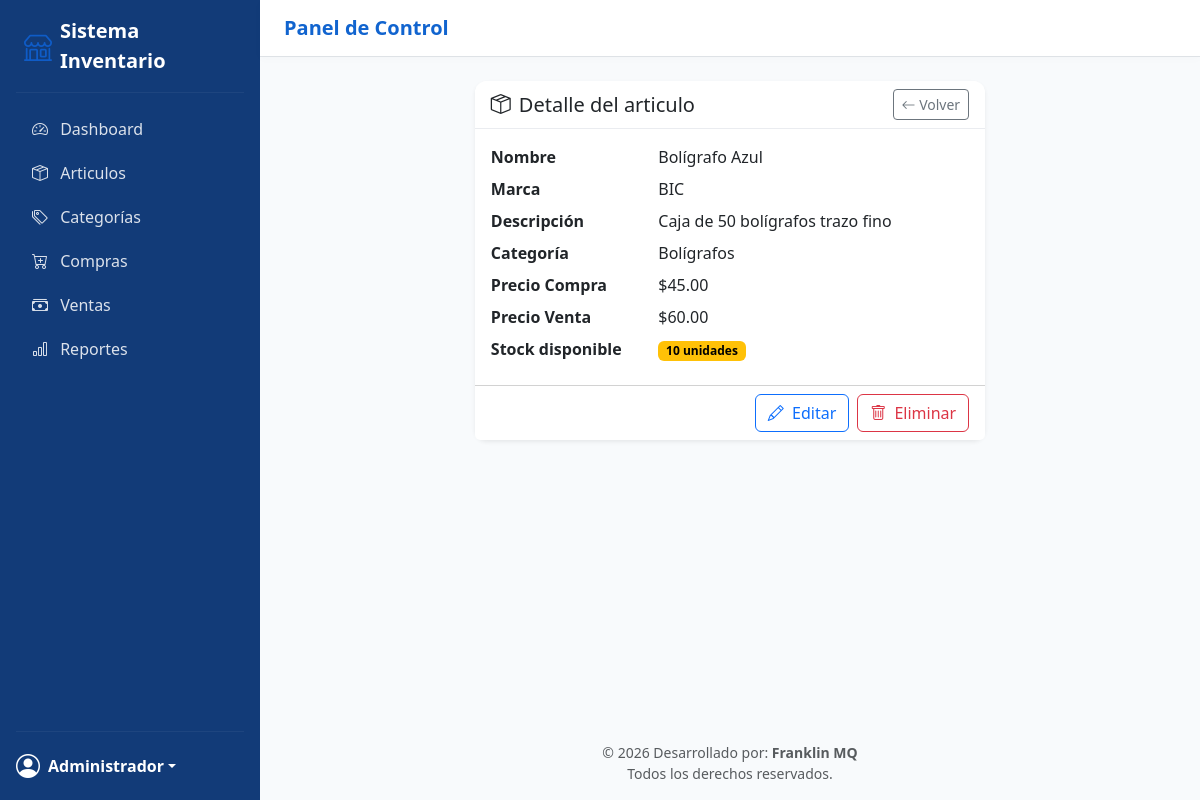
/index.php?action=articulo-ver&id=2 (signed in), run on the app's committed database.
### tables this page shows
CREATE TABLE articulos (
    id INT AUTO_INCREMENT PRIMARY KEY,
    nombre VARCHAR(200) NOT NULL,
    descripcion TEXT NULL,
    categoria_id INT NULL,
    precio_compra DECIMAL(10,2) NOT NULL DEFAULT 0,
    precio_venta DECIMAL(10,2) NOT NULL DEFAULT 0,
    stock INT NOT NULL DEFAULT 0,
    marca_id INT NULL,
    imagen VARCHAR(255) NULL,
    creado_en TIMESTAMP DEFAULT CURRENT_TIMESTAMP,
    FOREIGN KEY (categoria_id) REFERENCES categorias(id) ON DELETE SET NULL,
    FOREIGN KEY (marca_id) REFERENCES marcas(id) ON DELETE SET NULL
);

CREATE TABLE marcas (
    id INT AUTO_INCREMENT PRIMARY KEY,
    nombre VARCHAR(100) NOT NULL UNIQUE
);

CREATE TABLE categorias (
    id INT AUTO_INCREMENT PRIMARY KEY,
    nombre VARCHAR(100) NOT NULL,
    parent_id INT NULL,
    FOREIGN KEY (parent_id) REFERENCES categorias(id) ON DELETE SET NULL
);

### app/core/Controller.php (called while the page is built, shortened)
<?php
class Controller
{
    protected function render(string $view, array $data = []): void
    {
        extract($data);
        $viewPath = __DIR__ . "/../views/{$view}.php";
        require __DIR__ . '/../views/layout/header.php';
        require $viewPath;
        require __DIR__ . '/../views/layout/footer.php';
    }
}

### app/controllers/ArticuloController.php (called while the page is built, shortened)
<?php
require_once __DIR__ . '/../core/Controller.php';
require_once __DIR__ . '/../models/Articulo.php';
class ArticuloController extends Controller
{
    private Articulo $articuloModel;
    public function __construct()
    {
        $this->articuloModel  = new Articulo();
    }
    public function ver(): void
    {
        $id       = (int) ($_GET['id'] ?? 0);
        $articulo = $this->articuloModel->obtenerPorId($id);
        $this->render('articulos/show', ['articulo' => $articulo]);
    }
}

### app/config/database.php (called while the page is built)
<?php
return [
    'host'    => 'localhost',
    'dbname'  => 'libreria_inventario',
    'user'    => 'root',
    'pass'    => '',
    'charset' => 'utf8mb4',
];

### app/core/Database.php (called while the page is built)
<?php
class Database
{
    private static ?PDO $instance = null;
    public static function getConnection(): PDO
    {
        if (self::$instance === null) {
            $config = require __DIR__ . '/../config/database.php';
            $dsn = "mysql:host={$config['host']};dbname={$config['dbname']};charset={$config['charset']}";
            try {
                self::$instance = new PDO($dsn, $config['user'], $config['pass'], [
                    PDO::ATTR_ERRMODE            => PDO::ERRMODE_EXCEPTION,
                    PDO::ATTR_DEFAULT_FETCH_MODE => PDO::FETCH_ASSOC,
                    PDO::ATTR_EMULATE_PREPARES   => false,
                ]);
            } catch (PDOException $e) {
                die('Error de conexión a la base de datos: ' . $e->getMessage());
            }
        }
        return self::$instance;
    }
}

### app/models/Articulo.php (called while the page is built, shortened)
<?php
require_once __DIR__ . '/../core/Database.php';
class Articulo
{
    private PDO $db;
    public function __construct()
    {
        $this->db = Database::getConnection();
    }
    public function obtenerPorId(int $id): ?array
    {
        $stmt = $this->db->prepare(
            "SELECT p.*, c.nombre AS categoria_nombre, m.nombre AS marca_nombre
             FROM articulos p
             LEFT JOIN categorias c ON c.id = p.categoria_id
             LEFT JOIN marcas m ON m.id = p.marca_id
             WHERE p.id = :id"
        );
        $stmt->execute([':id' => $id]);
        $articulo = $stmt->fetch();
        return $articulo ?: null;
    }
}

### app/views/articulos/show.php (the view)
<div class="row justify-content-center">
    <div class="col-lg-7">
        <div class="card shadow-sm">
            <div class="card-header bg-white d-flex justify-content-between align-items-center">
                <h5 class="mb-0"><i class="bi bi-box-seam me-2"></i>Detalle del articulo</h5>
                <a href="index.php?action=articulos" class="btn btn-sm btn-outline-secondary">
                    <i class="bi bi-arrow-left"></i> Volver
                </a>
            </div>
            <div class="card-body">
                <dl class="row mb-0">
                    <dt class="col-sm-4">Nombre</dt>
                    <dd class="col-sm-8"><?= htmlspecialchars($articulo['nombre']) ?></dd>
                    <dt class="col-sm-4">Marca</dt>
                    <dd class="col-sm-8"><?= htmlspecialchars($articulo['marca_nombre'] ?? '—') ?></dd>
                    <dt class="col-sm-4">Descripción</dt>
                    <dd class="col-sm-8"><?= nl2br(htmlspecialchars($articulo['descripcion'] ?: '—')) ?></dd>
                    <dt class="col-sm-4">Categoría</dt>
                    <dd class="col-sm-8"><?= htmlspecialchars($articulo['categoria_nombre'] ?? '—') ?></dd>
                    <dt class="col-sm-4">Precio Compra</dt>
                    <dd class="col-sm-8">$<?= number_format((float) $articulo['precio_compra'], 2) ?></dd>
                    <dt class="col-sm-4">Precio Venta</dt>
                    <dd class="col-sm-8">$<?= number_format((float) $articulo['precio_venta'], 2) ?></dd>
                    <dt class="col-sm-4">Stock disponible</dt>
                    <dd class="col-sm-8">
                        <span class="badge <?= $articulo['stock'] <= 10 ? 'text-bg-warning' : 'text-bg-success' ?>">
                            <?= (int) $articulo['stock'] ?> unidades
                        </span>
                    </dd>
                </dl>
            </div>
            <div class="card-footer bg-white d-flex justify-content-end gap-2">
                <a href="index.php?action=articulo-editar&id=<?= $articulo['id'] ?>" class="btn btn-outline-primary">
                    <i class="bi bi-pencil me-1"></i> Editar
                </a>
                <form action="index.php?action=articulo-eliminar&id=<?= $articulo['id'] ?>" method="post"
                      onsubmit="return confirm('¿Eliminar este articulo del inventario?');">
                    <button type="submit" class="btn btn-outline-danger">
                        <i class="bi bi-trash me-1"></i> Eliminar
                    </button>
                </form>
            </div>
        </div>
    </div>
</div>

### public/assets/css/style.css (style rules this page uses)
:root { --brand-dark: #123B78; --brand-primary: #1164CF; --brand-hover: #1C4689; --brand-accent: #0F5CC7; --bg-soft: #F8FAFC; --text-gray: #667085; }
.card { border: none; border-radius: 0.75rem; }
.card-header { border-bottom: 1px solid #EAECF0; border-radius: 0.75rem 0.75rem 0 0 !important; }
.card-header { border-bottom: 1px solid #EAECF0; border-radius: 0.75rem 0.75rem 0 0 !important; background-color: #FFFFFF; }

### data on the page
articulos: nombre "Bolígrafo Azul", marca.nombre "BIC", descripcion "Caja de 50 bolígrafos trazo fino", categoria.nombre "Bolígrafos", precio_compra "45.00", precio_venta "60.00", stock "10"

### other printed values
$_SESSION['user_name'] "Administrador"
